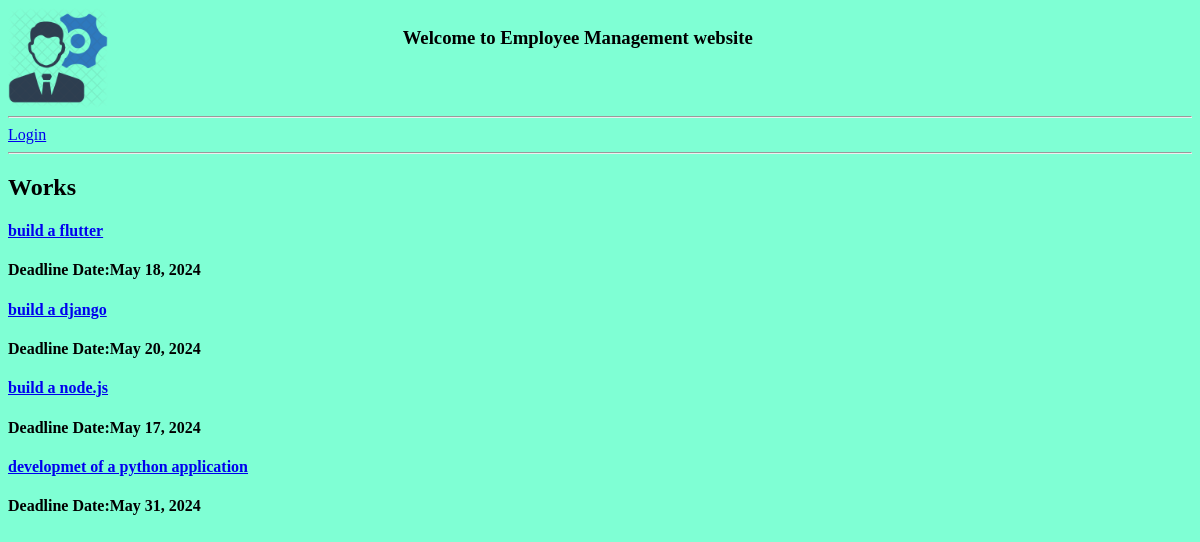
The app's page /viewwork/ with its own data.
### base/models.py (models this page shows, shortened)
class Work(models.Model):
    name = models.CharField(max_length=100, unique=True)
    description = models.CharField(max_length=1000)
    skills_needed = models.ManyToManyField(Skill)
    deadline = models.DateField()
    employee = models.ForeignKey(Employee, on_delete=models.SET_NULL, null=True)
    task_link=models.CharField(max_length=1000,default=None,null=True)

### base/views.py (the view)
# urls.py: path('viewwork/',views.viewwork, name='viewwork'),
def viewwork(request):
    page='view'
    works=Work.objects.all()
    context={'works':works,'page':page}
    return render(request, 'base/works.html', context)

### base/templates/base/works.html (shortened to what this page needs)
{% extends 'main.html' %}
{% block content %}
   {% if page == 'view' %}
   <h2>Works</h2>
   {% for work in works %}
   <div>
       <h4><a href="{% url 'modifywork' work.pk %}">{{ work.name }}</a></h4>
       <h4>Deadline Date:{{work.deadline}}</h4>
   </div>
   {% endfor %}
   {% endif %}
{% endblock content %}

### static/styles/main.css (style rules this page uses)
body { background-color: aquamarine; }

### records on screen
Work: name "build a flutter", deadline "May 18, 2024"
Work: name "build a django", deadline "May 20, 2024"
Work: name "build a node.js", deadline "May 17, 2024"
Work: name "developmet of a python application", deadline "May 31, 2024"
